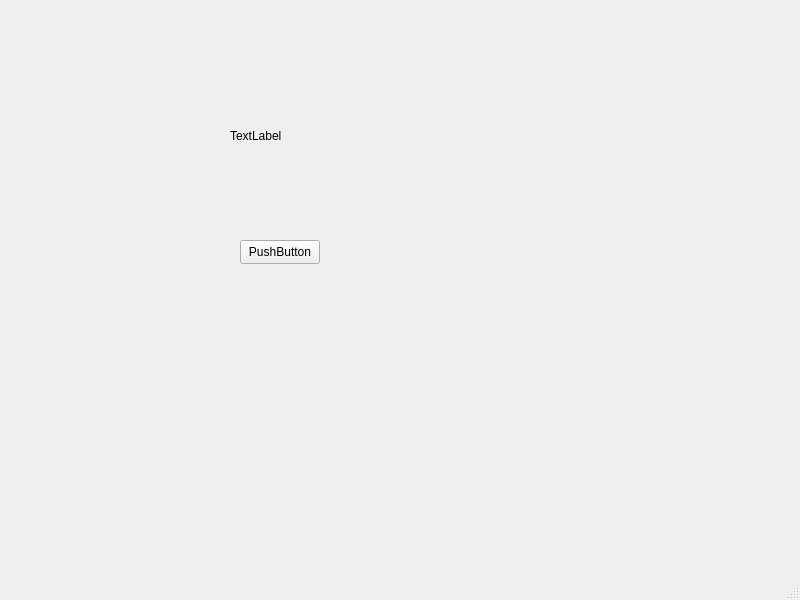
<?xml version="1.0" encoding="UTF-8"?>
<ui version="4.0">
 <class>MainWindow</class>
 <widget class="QMainWindow" name="MainWindow">
  <property name="geometry">
   <rect>
    <x>0</x>
    <y>0</y>
    <width>800</width>
    <height>600</height>
   </rect>
  </property>
  <property name="windowTitle">
   <string>MainWindow</string>
  </property>
  <widget class="QWidget" name="centralwidget">
   <widget class="QLabel" name="label">
    <property name="geometry">
     <rect>
      <x>230</x>
      <y>100</y>
      <width>261</width>
      <height>71</height>
     </rect>
    </property>
    <property name="text">
     <string>TextLabel</string>
    </property>
   </widget>
   <widget class="QPushButton" name="pushButton">
    <property name="geometry">
     <rect>
      <x>240</x>
      <y>240</y>
      <width>80</width>
      <height>24</height>
     </rect>
    </property>
    <property name="text">
     <string>PushButton</string>
    </property>
   </widget>
  </widget>
  <widget class="QMenuBar" name="menubar">
   <property name="geometry">
    <rect>
     <x>0</x>
     <y>0</y>
     <width>800</width>
     <height>21</height>
    </rect>
   </property>
  </widget>
  <widget class="QStatusBar" name="statusbar"/>
 </widget>
 <resources/>
 <connections/>
</ui>
